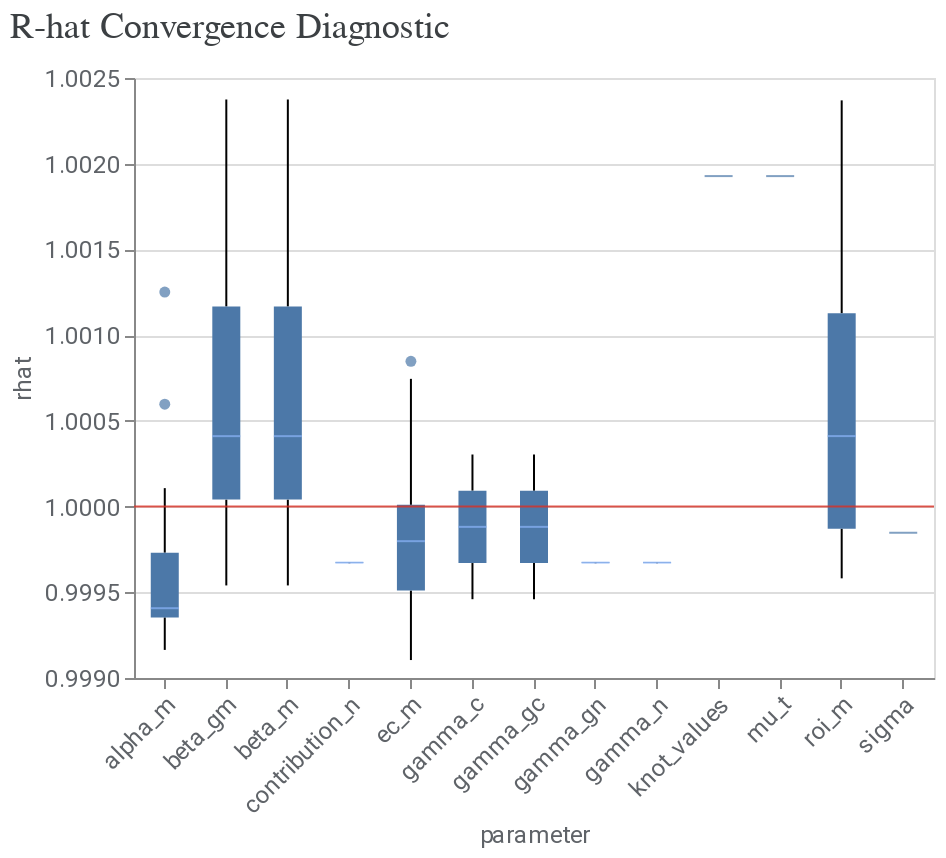

Notebook source saved alongside this figure:
### Code cell
model_diagnostics = visualizer.ModelDiagnostics(mmm)
model_diagnostics.plot_rhat_boxplot()

### Figure 1 — Vega-Lite specification as saved in the notebook (floating-point values rounded to 4 significant figures; data arrays with more than 128 entries replaced by an {"elided": "..."} marker saying what was removed)
{"config": {"view": {"continuousWidth": 300, "continuousHeight": 300}, "axis": {"labelColor": "#5F6368", "labelFont": "Roboto", "labelFontSize": 12, "titleColor": "#5F6368", "titleFont": "Roboto", "titleFontSize": 12, "titleFontWeight": "normal"}}, "layer": [{"data": {"name": "data-938b900df14b72d78a804286801b0b2d"}, "mark": {"type": "boxplot", "median": {"color": "#8AB4F8"}, "outliers": {"filled": true}}, "encoding": {"x": {"axis": {"labelAngle": -45}, "field": "parameter", "type": "nominal"}, "y": {"field": "rhat", "scale": {"zero": false}, "type": "quantitative"}}}, {"data": {"name": "empty"}, "mark": {"type": "rule", "color": "#D93025", "opacity": 0.8}, "encoding": {"y": {"datum": 1}}}], "title": {"text": "R-hat Convergence Diagnostic", "anchor": "start", "color": "#3C4043", "font": "Google Sans Display", "fontSize": 18, "fontWeight": "normal", "offset": 10}, "width": 400, "$schema": "https://vega.github.io/schema/vega-lite/v5.20.1.json", "datasets": {"data-938b900df14b72d78a804286801b0b2d": {"elided": "296 records"}, "empty": [{}]}}
